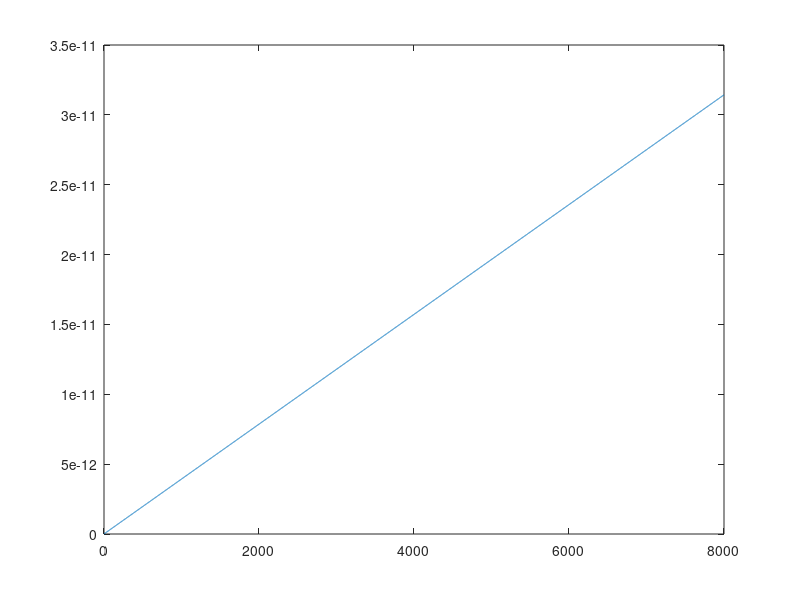

MATLAB code to generate this figure:
%
clear all
close all

a = 1;
b = 2;

function [sin_signal, t] = make_sine(fnd_freq, len, sampling_rate, fnd_amp, use_plot)
% ##############################################################################
% This function generates sinetone of fundamental wave sine table
%
% Usage:
%  [sin_signal, t] = make_sine(fnd_freq, sampling_rate, fnd_amp, _use_plot)
%
% Parameters:
%  - fnd_freq : fundamental frequency
%  - sec : signal length (seconds)
%  - sampling_rate : sampling rate of signal
%  - fnd_amp  : amplitude of signal(sine wave) ; defualt = 1
%  - use_plot : plot create sine table at generate time ; defualt = 'True'
% ##############################################################################

  % set defualt parameters
  if nargin < 5,
    use_plot = 'False';
  end
  
  if nargin < 4,
    fnd_amp = 1;
  end
  
  t = linspace(0, len, sampling_rate * len);
  
  % init
  a1 = 2 * cos(2 * pi * fnd_freq);
  b0 = sin(2 * pi * fnd_freq);
  
  yn1 = b0, yn2 = 0;
  
  for n = 1 : length(t),
    yn0 = a1 * yn1 - yn2; % y(n) = a1 * yn(n-1) - y(n-2)
    yn2 = yn1;
    yn1 = yn0;
    
    sin_signal(n) = yn1; % push
  end
 
  if strcmp(use_plot, "True"),
    debug_figure();
    plot(sin_signal);
  end
end

function y = debug_figure,
%% wrapper function for create figure
  figure('position',[1980, 200, 800, 500]);
end

[aa, t] = make_sine(100, 2, 4000, 1, "True");